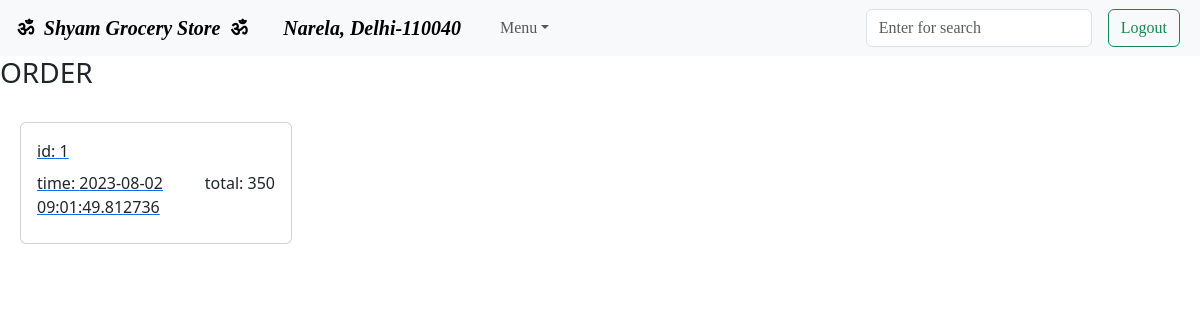
Page /order (signed in) on the earlier database version.
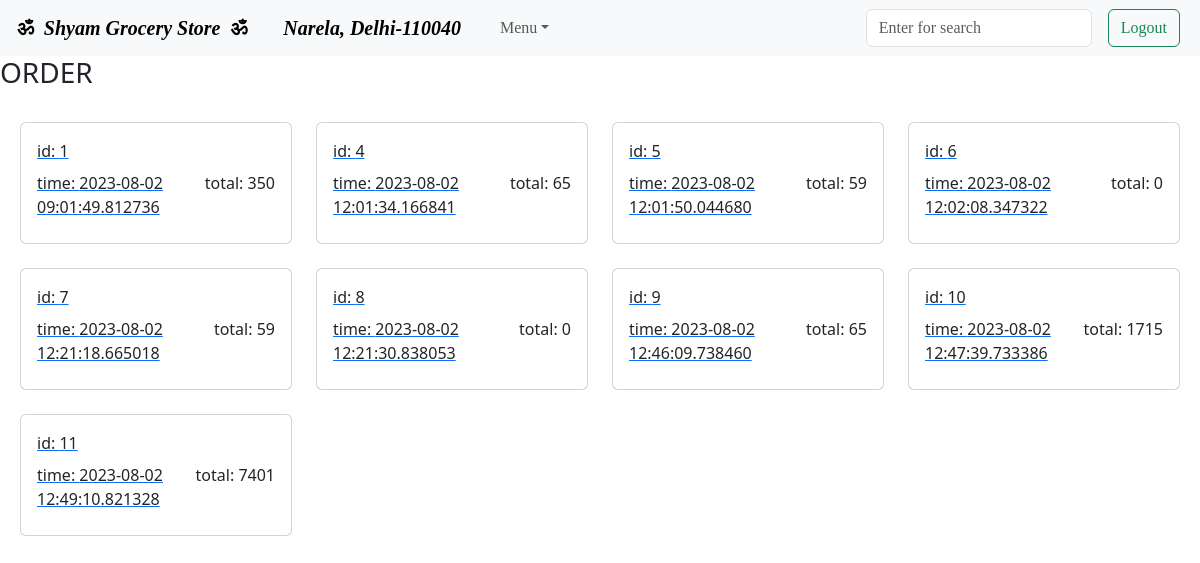
Same page on the later database version.
### model.py (models this page shows)
class Order(db.Model):
    __tablename__="order"
    id = db.Column('id', db.Integer, primary_key=True)
    user_id = db.Column(db.Integer)
    order_total = db.Column(db.Integer)
    order_time = db.Column(db.DateTime, nullable=False, default = datetime.utcnow)

### controller.py (the view)
@app.route("/order")
def order():
    if "user_id" in session:
        all_orders = Order.query.filter_by(user_id=session["user_id"])
        list_of_all_orders = [detail for detail in all_orders]
        return render_template("order.html", all_orders=list_of_all_orders)
    else:
        return redirect("/sign-in")

### templates/order.html
{% extends "base.html" %}
    {% block main %}
        <h3>ORDER</h3>
        <div class="row row-cols-1 row-cols-md-4 g-4 my-2 mx-2">
            {% for order in all_orders %}
                    <div class="col" id="mv">
                    <a href="/order_details/{{order.id}}">
                    <div class="card">
                        <div class="card-body">
                        <p class="card-title">id: {{order.id}}</p>
                        <p class="card-title" style="float:right;">total: {{order.order_total}}</p>
                        <p class="card-title">time: {{order.order_time}}</p>
                        </div>
                    </div>
                    </a>
                    </div>
            {% endfor %}
        </div>
    {% endblock %}

### templates/base.html (shortened to what this page needs)
<!doctype html>
<html lang="en">
  <head>
    <link href="https://cdn.jsdelivr.net/npm/bootstrap@5.3.0/dist/css/bootstrap.min.css" rel="stylesheet">
  </head>
  <body>
    <nav class="navbar navbar-expand-lg bg-body-tertiary">
        <div class="container-fluid" style="font-family:Algerian;">
          <a href="/" class="navbar-brand"><b>&nbsp;&#x0950;&nbsp;&nbsp;<i>Shyam Grocery Store</i>&nbsp;&nbsp;&#x0950;&nbsp;</b></a>
          <a href="/" class="navbar-brand"><b>&nbsp;&nbsp;&nbsp;<i>Narela, Delhi-110040</i>&nbsp;&nbsp;&nbsp;</b></a>
          <div class="collapse navbar-collapse" id="navbarSupportedContent">
            <ul class="navbar-nav me-auto mb-2 mb-lg-0">
              <li class="nav-item dropdown">
                <a class="nav-link dropdown-toggle" role="button" data-bs-toggle="dropdown" aria-expanded="false">Menu</a>
              </li>
            </ul>
            {% if flag %}
            <form class="d-flex" role="search" action="/admin_search" method="GET">
              <input class="form-control me-2" type="text" name="query" placeholder="Enter for search" aria-label="Search">
              <button class="btn btn-outline-success" type="submit" hidden>Search</button>
            </form>
            {% else %}
            <form class="d-flex" role="search" action="/search" method="GET">
              <input class="form-control me-2" type="text" name="query" placeholder="Enter for search" aria-label="Search">
            </form>
            {% endif %}
            {% if flag %}
            <form class="d-flex mx-2" role="search" action="/admin_logout" method="POST">
              <button class="btn btn-outline-success" type="submit">Logout</button>
            </form>
            {% else %}
            <form class="d-flex mx-2" role="search" action="/logout" method="POST">
              <button class="btn btn-outline-success" type="submit">Logout</button>
            </form>
            {% endif %}
          </div>
        </div>
      </nav>
      {% block main %}
      {%  endblock %}
  </body>
</html>

Differences in the rows shown:
added Order: id "4", order_total "65", order_time "2023-08-02 12:01:34.166841"
added Order: id "5", order_total "59", order_time "2023-08-02 12:01:50.044680"
added Order: id "6", order_total "0", order_time "2023-08-02 12:02:08.347322"
added Order: id "7", order_total "59", order_time "2023-08-02 12:21:18.665018"
added Order: id "8", order_total "0", order_time "2023-08-02 12:21:30.838053"
added Order: id "9", order_total "65", order_time "2023-08-02 12:46:09.738460"
added Order: id "10", order_total "1715", order_time "2023-08-02 12:47:39.733386"
added Order: id "11", order_total "7401", order_time "2023-08-02 12:49:10.821328"
